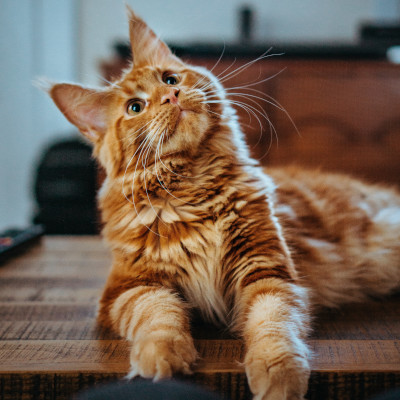
#> input picture 2024-25/2025-03-27/cat2.jpg, 400 x 400 px
$ python 4.py
#> lines starting #> are read from the running program, lines starting #| are printed output that depends on the picture
from PIL import Image

def f(x):
    return int(-(x - 255) ** 2 / 255 + 255)

img = Image.open('cat2.jpg')
#> img is the input picture: PIL image 400x400 RGB; mean R, G, B 116.2, 96.4, 81

w = img.width
#> w = 400
h = img.height
#> h = 400

for x in range(w):
    for y in range(h):
        pixel = list(img.getpixel((x, y)))
        for i in range(3):
            pixel[i] = f(pixel[i])
            img.putpixel((x, y), tuple(pixel))
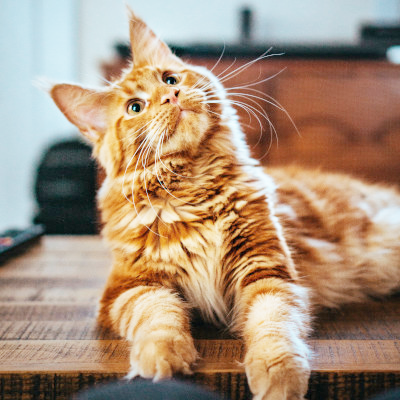
#> img: PIL image 400x400 RGB; mean R, G, B 168.4, 144.2, 121.8
img.save('result.jpg')
